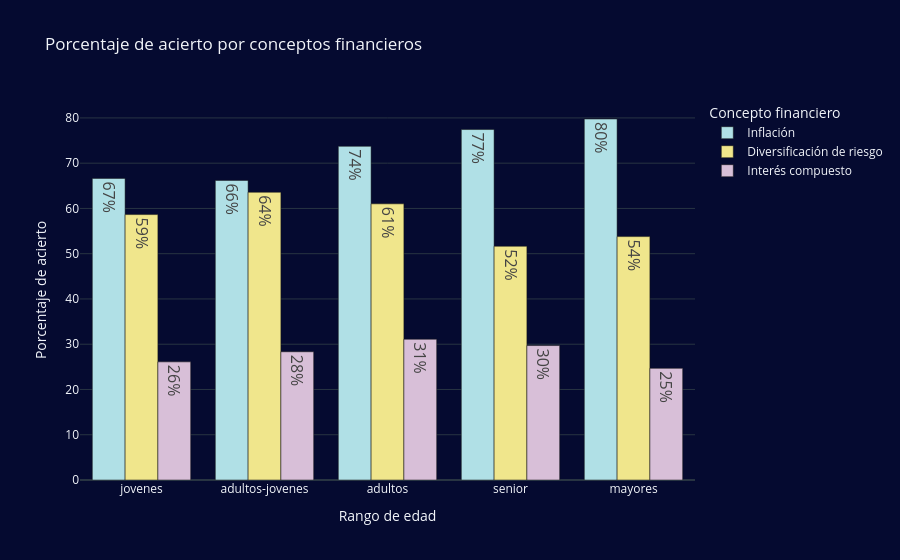

The code cell stored with this chart in its notebook:
### Code cell
## gráfico de conceptos financieros

orden_brackets = ["jovenes", "adultos-jovenes", "adultos", "senior", "mayores"]

nombres_variables = {
    "correcta_inflacion": "Inflación",
    "correcta_interes_compuesto": "Interés compuesto",
    "correcta_riesgo_d": "Diversificación de riesgo",
}

colores_variables = {
    "Inflación": "powderblue",
    "Interés compuesto": "thistle",
    "Diversificación de riesgo": "khaki",
}

acierto_por_bracket_ordenado = acierto_por_bracket.assign(
    rango_edad=lambda d: pd.Categorical(d["rango_edad"], categories=orden_brackets, ordered=True),
    variable=lambda d: d["variable"].map(nombres_variables),
).sort_values("rango_edad")


##grafico
fig_detalle = px.bar(
    acierto_por_bracket_ordenado,
    x="rango_edad",
    y="porcentaje_acierto",
    color="variable",
    color_discrete_map=colores_variables,
    category_orders={"variable": ["Inflación", "Diversificación de riesgo", "Interés compuesto"]},
    barmode="group",
    title="Porcentaje de acierto por conceptos financieros",
    labels={
        "rango_edad": "Rango de edad",
        "porcentaje_acierto": "Porcentaje de acierto",
        "variable": "Concepto financiero",
        },
    text="porcentaje_acierto",
)
fig_detalle.update_traces(texttemplate="%{text:.0f}%", textfont_size=16,)
fig_detalle.show()

### Figure 1 — Plotly figure (JSON) as saved in the notebook; plotly's stock layout.template omitted (floating-point values rounded to 4 significant figures)
{"data": [{"alignmentgroup": "True", "hovertemplate": "Concepto financiero=Inflación<br>Rango de edad=%{x}<br>Porcentaje de acierto=%{text}<extra></extra>", "legendgroup": "Inflación", "marker": {"color": "powderblue", "pattern": {"shape": ""}}, "name": "Inflación", "offsetgroup": "Inflación", "orientation": "v", "showlegend": true, "text": [66.64, 66.2, 73.72, 77.43, 79.76], "textfont": {"size": 16}, "textposition": "auto", "texttemplate": "%{text:.0f}%", "type": "bar", "x": ["jovenes", "adultos-jovenes", "adultos", "senior", "mayores"], "xaxis": "x", "y": [66.64, 66.2, 73.72, 77.43, 79.76], "yaxis": "y"}, {"alignmentgroup": "True", "hovertemplate": "Concepto financiero=Diversificación de riesgo<br>Rango de edad=%{x}<br>Porcentaje de acierto=%{text}<extra></extra>", "legendgroup": "Diversificación de riesgo", "marker": {"color": "khaki", "pattern": {"shape": ""}}, "name": "Diversificación de riesgo", "offsetgroup": "Diversificación de riesgo", "orientation": "v", "showlegend": true, "text": [58.64, 63.58, 61.02, 51.64, 53.78], "textfont": {"size": 16}, "textposition": "auto", "texttemplate": "%{text:.0f}%", "type": "bar", "x": ["jovenes", "adultos-jovenes", "adultos", "senior", "mayores"], "xaxis": "x", "y": [58.64, 63.58, 61.02, 51.64, 53.78], "yaxis": "y"}, {"alignmentgroup": "True", "hovertemplate": "Concepto financiero=Interés compuesto<br>Rango de edad=%{x}<br>Porcentaje de acierto=%{text}<extra></extra>", "legendgroup": "Interés compuesto", "marker": {"color": "thistle", "pattern": {"shape": ""}}, "name": "Interés compuesto", "offsetgroup": "Interés compuesto", "orientation": "v", "showlegend": true, "text": [26.1, 28.33, 31.1, 29.71, 24.67], "textfont": {"size": 16}, "textposition": "auto", "texttemplate": "%{text:.0f}%", "type": "bar", "x": ["jovenes", "adultos-jovenes", "adultos", "senior", "mayores"], "xaxis": "x", "y": [26.1, 28.33, 31.1, 29.71, 24.67], "yaxis": "y"}], "layout": {"barmode": "group", "legend": {"title": {"text": "Concepto financiero"}, "tracegroupgap": 0}, "title": {"text": "Porcentaje de acierto por conceptos financieros"}, "xaxis": {"anchor": "y", "domain": [0, 1], "title": {"text": "Rango de edad"}}, "yaxis": {"anchor": "x", "domain": [0, 1], "title": {"text": "Porcentaje de acierto"}}}}
